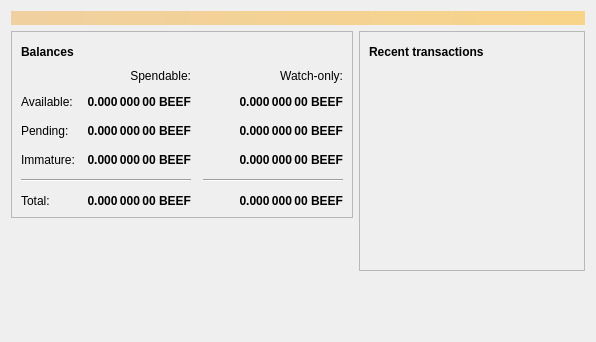
<?xml version="1.0" encoding="UTF-8"?>
<ui version="4.0">
 <class>OverviewPage</class>
 <widget class="QWidget" name="OverviewPage">
  <property name="geometry">
   <rect>
    <x>0</x>
    <y>0</y>
    <width>596</width>
    <height>342</height>
   </rect>
  </property>
  <property name="windowTitle">
   <string>Form</string>
  </property>
  <layout class="QVBoxLayout" name="topLayout">
   <item>
    <widget class="QLabel" name="labelAlerts">
     <property name="visible">
      <bool>false</bool>
     </property>
     <property name="styleSheet">
      <string notr="true">QLabel { background-color: qlineargradient(x1: 0, y1: 0, x2: 1, y2: 0, stop:0 #F0D0A0, stop:1 #F8D488); color:#000000; }</string>
     </property>
     <property name="wordWrap">
      <bool>true</bool>
     </property>
     <property name="margin">
      <number>3</number>
     </property>
     <property name="textInteractionFlags">
      <set>Qt::TextSelectableByMouse</set>
     </property>
    </widget>
   </item>
   <item>
    <layout class="QHBoxLayout" name="horizontalLayout" stretch="1,1">
     <item>
      <layout class="QVBoxLayout" name="verticalLayout_2">
       <item>
        <widget class="QFrame" name="frame">
         <property name="frameShape">
          <enum>QFrame::StyledPanel</enum>
         </property>
         <property name="frameShadow">
          <enum>QFrame::Raised</enum>
         </property>
         <layout class="QVBoxLayout" name="verticalLayout_4">
          <item>
           <layout class="QHBoxLayout" name="horizontalLayout_4">
            <item>
             <widget class="QLabel" name="label_5">
              <property name="font">
               <font>
                <weight>75</weight>
                <bold>true</bold>
               </font>
              </property>
              <property name="text">
               <string>Balances</string>
              </property>
             </widget>
            </item>
            <item>
             <widget class="QPushButton" name="labelWalletStatus">
              <property name="enabled">
               <bool>false</bool>
              </property>
              <property name="maximumSize">
               <size>
                <width>30</width>
                <height>16777215</height>
               </size>
              </property>
              <property name="toolTip">
               <string>The displayed information may be out of date. Your wallet automatically synchronizes with the Canada eCoin network after a connection is established, but this process has not completed yet.</string>
              </property>
              <property name="text">
               <string/>
              </property>
              <property name="icon">
               <iconset resource="../bitcoin.qrc">
                <normaloff>:/icons/warning</normaloff>
                <disabledoff>:/icons/warning</disabledoff>:/icons/warning</iconset>
              </property>
              <property name="iconSize">
               <size>
                <width>24</width>
                <height>24</height>
               </size>
              </property>
              <property name="flat">
               <bool>true</bool>
              </property>
             </widget>
            </item>
            <item>
             <spacer name="horizontalSpacer_3">
              <property name="orientation">
               <enum>Qt::Horizontal</enum>
              </property>
              <property name="sizeHint" stdset="0">
               <size>
                <width>40</width>
                <height>20</height>
               </size>
              </property>
             </spacer>
            </item>
           </layout>
          </item>
          <item>
           <layout class="QGridLayout" name="gridLayout">
            <property name="spacing">
             <number>12</number>
            </property>
            <item row="2" column="2">
             <widget class="QLabel" name="labelWatchPending">
              <property name="font">
               <font>
                <weight>75</weight>
                <bold>true</bold>
               </font>
              </property>
              <property name="cursor">
               <cursorShape>IBeamCursor</cursorShape>
              </property>
              <property name="toolTip">
               <string>Unconfirmed transactions to watch-only addresses</string>
              </property>
              <property name="text">
               <string notr="true">0.000 000 00 BEEF</string>
              </property>
              <property name="alignment">
               <set>Qt::AlignRight|Qt::AlignTrailing|Qt::AlignVCenter</set>
              </property>
              <property name="textInteractionFlags">
               <set>Qt::LinksAccessibleByMouse|Qt::TextSelectableByKeyboard|Qt::TextSelectableByMouse</set>
              </property>
             </widget>
            </item>
            <item row="2" column="1">
             <widget class="QLabel" name="labelUnconfirmed">
              <property name="font">
               <font>
                <weight>75</weight>
                <bold>true</bold>
               </font>
              </property>
              <property name="cursor">
               <cursorShape>IBeamCursor</cursorShape>
              </property>
              <property name="toolTip">
               <string>Total of transactions that have yet to be confirmed, and do not yet count toward the spendable balance</string>
              </property>
              <property name="text">
               <string notr="true">0.000 000 00 BEEF</string>
              </property>
              <property name="alignment">
               <set>Qt::AlignRight|Qt::AlignTrailing|Qt::AlignVCenter</set>
              </property>
              <property name="textInteractionFlags">
               <set>Qt::LinksAccessibleByMouse|Qt::TextSelectableByKeyboard|Qt::TextSelectableByMouse</set>
              </property>
             </widget>
            </item>
            <item row="3" column="2">
             <widget class="QLabel" name="labelWatchImmature">
              <property name="font">
               <font>
                <weight>75</weight>
                <bold>true</bold>
               </font>
              </property>
              <property name="cursor">
               <cursorShape>IBeamCursor</cursorShape>
              </property>
              <property name="toolTip">
               <string>Mined balance in watch-only addresses that has not yet matured</string>
              </property>
              <property name="text">
               <string notr="true">0.000 000 00 BEEF</string>
              </property>
              <property name="alignment">
               <set>Qt::AlignRight|Qt::AlignTrailing|Qt::AlignVCenter</set>
              </property>
              <property name="textInteractionFlags">
               <set>Qt::LinksAccessibleByMouse|Qt::TextSelectableByKeyboard|Qt::TextSelectableByMouse</set>
              </property>
             </widget>
            </item>
            <item row="4" column="0" colspan="2">
             <widget class="Line" name="line">
              <property name="orientation">
               <enum>Qt::Horizontal</enum>
              </property>
             </widget>
            </item>
            <item row="4" column="2">
             <widget class="Line" name="lineWatchBalance">
              <property name="sizePolicy">
               <sizepolicy hsizetype="Preferred" vsizetype="Fixed">
                <horstretch>0</horstretch>
                <verstretch>0</verstretch>
               </sizepolicy>
              </property>
              <property name="minimumSize">
               <size>
                <width>140</width>
                <height>0</height>
               </size>
              </property>
              <property name="orientation">
               <enum>Qt::Horizontal</enum>
              </property>
             </widget>
            </item>
            <item row="5" column="0">
             <widget class="QLabel" name="labelTotalText">
              <property name="text">
               <string>Total:</string>
              </property>
             </widget>
            </item>
            <item row="3" column="1">
             <widget class="QLabel" name="labelImmature">
              <property name="font">
               <font>
                <weight>75</weight>
                <bold>true</bold>
               </font>
              </property>
              <property name="cursor">
               <cursorShape>IBeamCursor</cursorShape>
              </property>
              <property name="toolTip">
               <string>Mined balance that has not yet matured</string>
              </property>
              <property name="text">
               <string notr="true">0.000 000 00 BEEF</string>
              </property>
              <property name="alignment">
               <set>Qt::AlignRight|Qt::AlignTrailing|Qt::AlignVCenter</set>
              </property>
              <property name="textInteractionFlags">
               <set>Qt::LinksAccessibleByMouse|Qt::TextSelectableByKeyboard|Qt::TextSelectableByMouse</set>
              </property>
             </widget>
            </item>
            <item row="2" column="3">
             <spacer name="horizontalSpacer_2">
              <property name="orientation">
               <enum>Qt::Horizontal</enum>
              </property>
              <property name="sizeHint" stdset="0">
               <size>
                <width>40</width>
                <height>20</height>
               </size>
              </property>
             </spacer>
            </item>
            <item row="3" column="0">
             <widget class="QLabel" name="labelImmatureText">
              <property name="text">
               <string>Immature:</string>
              </property>
             </widget>
            </item>
            <item row="5" column="1">
             <widget class="QLabel" name="labelTotal">
              <property name="font">
               <font>
                <weight>75</weight>
                <bold>true</bold>
               </font>
              </property>
              <property name="cursor">
               <cursorShape>IBeamCursor</cursorShape>
              </property>
              <property name="toolTip">
               <string>Your current total balance</string>
              </property>
              <property name="text">
               <string notr="true">0.000 000 00 BEEF</string>
              </property>
              <property name="alignment">
               <set>Qt::AlignRight|Qt::AlignTrailing|Qt::AlignVCenter</set>
              </property>
              <property name="textInteractionFlags">
               <set>Qt::LinksAccessibleByMouse|Qt::TextSelectableByKeyboard|Qt::TextSelectableByMouse</set>
              </property>
             </widget>
            </item>
            <item row="5" column="2">
             <widget class="QLabel" name="labelWatchTotal">
              <property name="font">
               <font>
                <weight>75</weight>
                <bold>true</bold>
               </font>
              </property>
              <property name="cursor">
               <cursorShape>IBeamCursor</cursorShape>
              </property>
              <property name="toolTip">
               <string>Current total balance in watch-only addresses</string>
              </property>
              <property name="text">
               <string notr="true">0.000 000 00 BEEF</string>
              </property>
              <property name="alignment">
               <set>Qt::AlignRight|Qt::AlignTrailing|Qt::AlignVCenter</set>
              </property>
              <property name="textInteractionFlags">
               <set>Qt::LinksAccessibleByMouse|Qt::TextSelectableByKeyboard|Qt::TextSelectableByMouse</set>
              </property>
             </widget>
            </item>
            <item row="0" column="2">
             <widget class="QLabel" name="labelWatchonly">
              <property name="text">
               <string>Watch-only:</string>
              </property>
              <property name="alignment">
               <set>Qt::AlignRight|Qt::AlignTrailing|Qt::AlignVCenter</set>
              </property>
             </widget>
            </item>
            <item row="1" column="0">
             <widget class="QLabel" name="labelBalanceText">
              <property name="text">
               <string>Available:</string>
              </property>
             </widget>
            </item>
            <item row="1" column="1">
             <widget class="QLabel" name="labelBalance">
              <property name="font">
               <font>
                <weight>75</weight>
                <bold>true</bold>
               </font>
              </property>
              <property name="cursor">
               <cursorShape>IBeamCursor</cursorShape>
              </property>
              <property name="toolTip">
               <string>Your current spendable balance</string>
              </property>
              <property name="text">
               <string notr="true">0.000 000 00 BEEF</string>
              </property>
              <property name="alignment">
               <set>Qt::AlignRight|Qt::AlignTrailing|Qt::AlignVCenter</set>
              </property>
              <property name="textInteractionFlags">
               <set>Qt::LinksAccessibleByMouse|Qt::TextSelectableByKeyboard|Qt::TextSelectableByMouse</set>
              </property>
             </widget>
            </item>
            <item row="1" column="2">
             <widget class="QLabel" name="labelWatchAvailable">
              <property name="font">
               <font>
                <weight>75</weight>
                <bold>true</bold>
               </font>
              </property>
              <property name="cursor">
               <cursorShape>IBeamCursor</cursorShape>
              </property>
              <property name="toolTip">
               <string>Your current balance in watch-only addresses</string>
              </property>
              <property name="text">
               <string notr="true">0.000 000 00 BEEF</string>
              </property>
              <property name="alignment">
               <set>Qt::AlignRight|Qt::AlignTrailing|Qt::AlignVCenter</set>
              </property>
              <property name="textInteractionFlags">
               <set>Qt::LinksAccessibleByMouse|Qt::TextSelectableByKeyboard|Qt::TextSelectableByMouse</set>
              </property>
             </widget>
            </item>
            <item row="2" column="0">
             <widget class="QLabel" name="labelPendingText">
              <property name="text">
               <string>Pending:</string>
              </property>
             </widget>
            </item>
            <item row="0" column="1">
             <widget class="QLabel" name="labelSpendable">
              <property name="text">
               <string>Spendable:</string>
              </property>
              <property name="alignment">
               <set>Qt::AlignRight|Qt::AlignTrailing|Qt::AlignVCenter</set>
              </property>
             </widget>
            </item>
           </layout>
          </item>
         </layout>
        </widget>
       </item>
       <item>
        <spacer name="verticalSpacer">
         <property name="orientation">
          <enum>Qt::Vertical</enum>
         </property>
         <property name="sizeHint" stdset="0">
          <size>
           <width>20</width>
           <height>40</height>
          </size>
         </property>
        </spacer>
       </item>
      </layout>
     </item>
     <item>
      <layout class="QVBoxLayout" name="verticalLayout_3">
       <item>
        <widget class="QFrame" name="frame_2">
         <property name="frameShape">
          <enum>QFrame::StyledPanel</enum>
         </property>
         <property name="frameShadow">
          <enum>QFrame::Raised</enum>
         </property>
         <layout class="QVBoxLayout" name="verticalLayout">
          <item>
           <layout class="QHBoxLayout" name="horizontalLayout_2">
            <item>
             <widget class="QLabel" name="label_4">
              <property name="font">
               <font>
                <weight>75</weight>
                <bold>true</bold>
               </font>
              </property>
              <property name="text">
               <string>Recent transactions</string>
              </property>
             </widget>
            </item>
            <item>
             <widget class="QPushButton" name="labelTransactionsStatus">
              <property name="enabled">
               <bool>false</bool>
              </property>
              <property name="maximumSize">
               <size>
                <width>30</width>
                <height>16777215</height>
               </size>
              </property>
              <property name="toolTip">
               <string>The displayed information may be out of date. Your wallet automatically synchronizes with the Canada eCoin network after a connection is established, but this process has not completed yet.</string>
              </property>
              <property name="text">
               <string/>
              </property>
              <property name="icon">
               <iconset resource="../bitcoin.qrc">
                <normaloff>:/icons/warning</normaloff>
                <disabledoff>:/icons/warning</disabledoff>:/icons/warning</iconset>
              </property>
              <property name="iconSize">
               <size>
                <width>24</width>
                <height>24</height>
               </size>
              </property>
              <property name="flat">
               <bool>true</bool>
              </property>
             </widget>
            </item>
            <item>
             <spacer name="horizontalSpacer">
              <property name="orientation">
               <enum>Qt::Horizontal</enum>
              </property>
              <property name="sizeHint" stdset="0">
               <size>
                <width>40</width>
                <height>20</height>
               </size>
              </property>
             </spacer>
            </item>
           </layout>
          </item>
          <item>
           <widget class="QListView" name="listTransactions">
            <property name="styleSheet">
             <string notr="true">QListView { background: transparent; }</string>
            </property>
            <property name="frameShape">
             <enum>QFrame::NoFrame</enum>
            </property>
            <property name="verticalScrollBarPolicy">
             <enum>Qt::ScrollBarAlwaysOff</enum>
            </property>
            <property name="horizontalScrollBarPolicy">
             <enum>Qt::ScrollBarAlwaysOff</enum>
            </property>
            <property name="selectionMode">
             <enum>QAbstractItemView::NoSelection</enum>
            </property>
           </widget>
          </item>
         </layout>
        </widget>
       </item>
       <item>
        <spacer name="verticalSpacer_2">
         <property name="orientation">
          <enum>Qt::Vertical</enum>
         </property>
         <property name="sizeHint" stdset="0">
          <size>
           <width>20</width>
           <height>40</height>
          </size>
         </property>
        </spacer>
       </item>
      </layout>
     </item>
    </layout>
   </item>
  </layout>
 </widget>
 <resources/>
 <connections/>
</ui>
